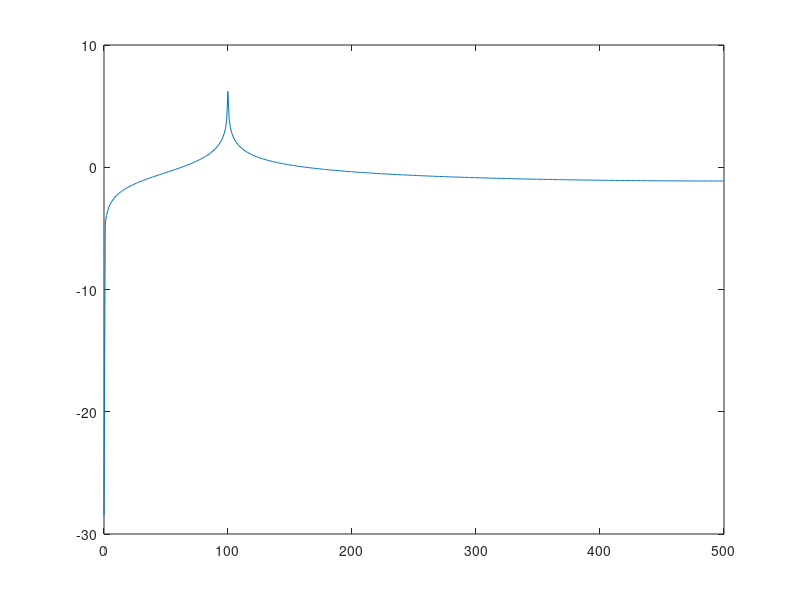

Source code (MATLAB):
clear all; close all; clc;

f = 100;
Fs = 1000;
T = 1/Fs;
t = 0:T:1;
L = length(t);

sig = sin(2*pi*f*t);

spec = log(abs(fft(sig)));
spec = spec(1:round(L/2+1));
f = Fs*(0:(L/2))/L;

plot(f,spec(1:length(f)))